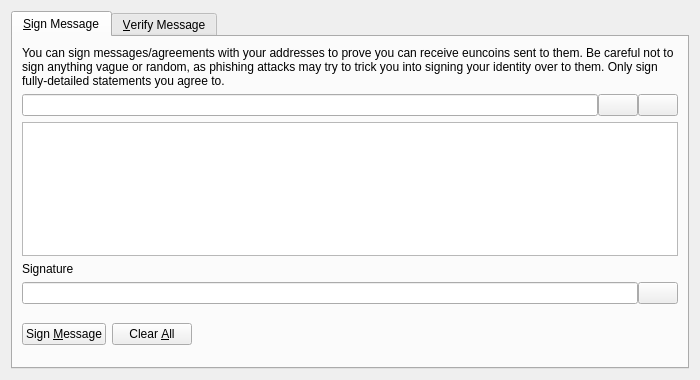
<?xml version="1.0" encoding="UTF-8"?>
<ui version="4.0">
 <class>SignVerifyMessageDialog</class>
 <widget class="QDialog" name="SignVerifyMessageDialog">
  <property name="geometry">
   <rect>
    <x>0</x>
    <y>0</y>
    <width>700</width>
    <height>380</height>
   </rect>
  </property>
  <property name="windowTitle">
   <string>Signatures - Sign / Verify a Message</string>
  </property>
  <property name="modal">
   <bool>true</bool>
  </property>
  <layout class="QVBoxLayout" name="verticalLayout">
   <item>
    <widget class="QTabWidget" name="tabWidget">
     <property name="currentIndex">
      <number>0</number>
     </property>
     <widget class="QWidget" name="tabSignMessage">
      <attribute name="title">
       <string>&amp;Sign Message</string>
      </attribute>
      <layout class="QVBoxLayout" name="verticalLayout_SM">
       <item>
        <widget class="QLabel" name="infoLabel_SM">
         <property name="text">
          <string>You can sign messages/agreements with your addresses to prove you can receive euncoins sent to them. Be careful not to sign anything vague or random, as phishing attacks may try to trick you into signing your identity over to them. Only sign fully-detailed statements you agree to.</string>
         </property>
         <property name="textFormat">
          <enum>Qt::PlainText</enum>
         </property>
         <property name="wordWrap">
          <bool>true</bool>
         </property>
        </widget>
       </item>
       <item>
        <layout class="QHBoxLayout" name="horizontalLayout_1_SM">
         <property name="spacing">
          <number>0</number>
         </property>
         <item>
          <widget class="QValidatedLineEdit" name="addressIn_SM">
           <property name="toolTip">
            <string>The Euncoin address to sign the message with</string>
           </property>
          </widget>
         </item>
         <item>
          <widget class="QPushButton" name="addressBookButton_SM">
           <property name="toolTip">
            <string>Choose previously used address</string>
           </property>
           <property name="text">
            <string/>
           </property>
           <property name="icon">
            <iconset resource="../bitcoin.qrc">
             <normaloff>:/icons/address-book</normaloff>:/icons/address-book</iconset>
           </property>
           <property name="shortcut">
            <string>Alt+A</string>
           </property>
           <property name="autoDefault">
            <bool>false</bool>
           </property>
          </widget>
         </item>
         <item>
          <widget class="QPushButton" name="pasteButton_SM">
           <property name="toolTip">
            <string>Paste address from clipboard</string>
           </property>
           <property name="text">
            <string/>
           </property>
           <property name="icon">
            <iconset resource="../bitcoin.qrc">
             <normaloff>:/icons/editpaste</normaloff>:/icons/editpaste</iconset>
           </property>
           <property name="shortcut">
            <string>Alt+P</string>
           </property>
           <property name="autoDefault">
            <bool>false</bool>
           </property>
          </widget>
         </item>
        </layout>
       </item>
       <item>
        <widget class="QPlainTextEdit" name="messageIn_SM">
         <property name="toolTip">
          <string>Enter the message you want to sign here</string>
         </property>
        </widget>
       </item>
       <item>
        <widget class="QLabel" name="signatureLabel_SM">
         <property name="text">
          <string>Signature</string>
         </property>
         <property name="textFormat">
          <enum>Qt::PlainText</enum>
         </property>
        </widget>
       </item>
       <item>
        <layout class="QHBoxLayout" name="horizontalLayout_2_SM">
         <property name="spacing">
          <number>0</number>
         </property>
         <item>
          <widget class="QLineEdit" name="signatureOut_SM">
           <property name="font">
            <font>
             <italic>true</italic>
            </font>
           </property>
           <property name="readOnly">
            <bool>true</bool>
           </property>
          </widget>
         </item>
         <item>
          <widget class="QPushButton" name="copySignatureButton_SM">
           <property name="toolTip">
            <string>Copy the current signature to the system clipboard</string>
           </property>
           <property name="text">
            <string/>
           </property>
           <property name="icon">
            <iconset resource="../bitcoin.qrc">
             <normaloff>:/icons/editcopy</normaloff>:/icons/editcopy</iconset>
           </property>
           <property name="autoDefault">
            <bool>false</bool>
           </property>
          </widget>
         </item>
        </layout>
       </item>
       <item>
        <layout class="QHBoxLayout" name="horizontalLayout_3_SM">
         <item>
          <widget class="QPushButton" name="signMessageButton_SM">
           <property name="toolTip">
            <string>Sign the message to prove you own this Euncoin address</string>
           </property>
           <property name="text">
            <string>Sign &amp;Message</string>
           </property>
           <property name="icon">
            <iconset resource="../bitcoin.qrc">
             <normaloff>:/icons/edit</normaloff>:/icons/edit</iconset>
           </property>
           <property name="autoDefault">
            <bool>false</bool>
           </property>
          </widget>
         </item>
         <item>
          <widget class="QPushButton" name="clearButton_SM">
           <property name="toolTip">
            <string>Reset all sign message fields</string>
           </property>
           <property name="text">
            <string>Clear &amp;All</string>
           </property>
           <property name="icon">
            <iconset resource="../bitcoin.qrc">
             <normaloff>:/icons/remove</normaloff>:/icons/remove</iconset>
           </property>
           <property name="autoDefault">
            <bool>false</bool>
           </property>
          </widget>
         </item>
         <item>
          <spacer name="horizontalSpacer_1_SM">
           <property name="orientation">
            <enum>Qt::Horizontal</enum>
           </property>
           <property name="sizeHint" stdset="0">
            <size>
             <width>40</width>
             <height>48</height>
            </size>
           </property>
          </spacer>
         </item>
         <item>
          <widget class="QLabel" name="statusLabel_SM">
           <property name="font">
            <font>
             <weight>75</weight>
             <bold>true</bold>
            </font>
           </property>
           <property name="text">
            <string/>
           </property>
           <property name="wordWrap">
            <bool>true</bool>
           </property>
          </widget>
         </item>
         <item>
          <spacer name="horizontalSpacer_2_SM">
           <property name="orientation">
            <enum>Qt::Horizontal</enum>
           </property>
           <property name="sizeHint" stdset="0">
            <size>
             <width>40</width>
             <height>48</height>
            </size>
           </property>
          </spacer>
         </item>
        </layout>
       </item>
      </layout>
     </widget>
     <widget class="QWidget" name="tabVerifyMessage">
      <attribute name="title">
       <string>&amp;Verify Message</string>
      </attribute>
      <layout class="QVBoxLayout" name="verticalLayout_VM">
       <item>
        <widget class="QLabel" name="infoLabel_VM">
         <property name="text">
          <string>Enter the receiver's address, message (ensure you copy line breaks, spaces, tabs, etc. exactly) and signature below to verify the message. Be careful not to read more into the signature than what is in the signed message itself, to avoid being tricked by a man-in-the-middle attack. Note that this only proves the signing party receives with the address, it cannot prove sendership of any transaction!</string>
         </property>
         <property name="textFormat">
          <enum>Qt::PlainText</enum>
         </property>
         <property name="alignment">
          <set>Qt::AlignLeading|Qt::AlignLeft|Qt::AlignTop</set>
         </property>
         <property name="wordWrap">
          <bool>true</bool>
         </property>
        </widget>
       </item>
       <item>
        <layout class="QHBoxLayout" name="horizontalLayout_1_VM">
         <property name="spacing">
          <number>0</number>
         </property>
         <item>
          <widget class="QValidatedLineEdit" name="addressIn_VM">
           <property name="toolTip">
            <string>The Euncoin address the message was signed with</string>
           </property>
          </widget>
         </item>
         <item>
          <widget class="QPushButton" name="addressBookButton_VM">
           <property name="toolTip">
            <string>Choose previously used address</string>
           </property>
           <property name="text">
            <string/>
           </property>
           <property name="icon">
            <iconset resource="../bitcoin.qrc">
             <normaloff>:/icons/address-book</normaloff>:/icons/address-book</iconset>
           </property>
           <property name="shortcut">
            <string>Alt+A</string>
           </property>
           <property name="autoDefault">
            <bool>false</bool>
           </property>
          </widget>
         </item>
        </layout>
       </item>
       <item>
        <widget class="QPlainTextEdit" name="messageIn_VM"/>
       </item>
       <item>
        <widget class="QValidatedLineEdit" name="signatureIn_VM"/>
       </item>
       <item>
        <layout class="QHBoxLayout" name="horizontalLayout_2_VM">
         <item>
          <widget class="QPushButton" name="verifyMessageButton_VM">
           <property name="toolTip">
            <string>Verify the message to ensure it was signed with the specified Euncoin address</string>
           </property>
           <property name="text">
            <string>Verify &amp;Message</string>
           </property>
           <property name="icon">
            <iconset resource="../bitcoin.qrc">
             <normaloff>:/icons/transaction_0</normaloff>:/icons/transaction_0</iconset>
           </property>
           <property name="autoDefault">
            <bool>false</bool>
           </property>
          </widget>
         </item>
         <item>
          <widget class="QPushButton" name="clearButton_VM">
           <property name="toolTip">
            <string>Reset all verify message fields</string>
           </property>
           <property name="text">
            <string>Clear &amp;All</string>
           </property>
           <property name="icon">
            <iconset resource="../bitcoin.qrc">
             <normaloff>:/icons/remove</normaloff>:/icons/remove</iconset>
           </property>
           <property name="autoDefault">
            <bool>false</bool>
           </property>
          </widget>
         </item>
         <item>
          <spacer name="horizontalSpacer_1_VM">
           <property name="orientation">
            <enum>Qt::Horizontal</enum>
           </property>
           <property name="sizeHint" stdset="0">
            <size>
             <width>40</width>
             <height>48</height>
            </size>
           </property>
          </spacer>
         </item>
         <item>
          <widget class="QLabel" name="statusLabel_VM">
           <property name="font">
            <font>
             <weight>75</weight>
             <bold>true</bold>
            </font>
           </property>
           <property name="text">
            <string/>
           </property>
           <property name="wordWrap">
            <bool>true</bool>
           </property>
          </widget>
         </item>
         <item>
          <spacer name="horizontalSpacer_2_VM">
           <property name="orientation">
            <enum>Qt::Horizontal</enum>
           </property>
           <property name="sizeHint" stdset="0">
            <size>
             <width>40</width>
             <height>48</height>
            </size>
           </property>
          </spacer>
         </item>
        </layout>
       </item>
      </layout>
     </widget>
    </widget>
   </item>
  </layout>
 </widget>
 <customwidgets>
  <customwidget>
   <class>QValidatedLineEdit</class>
   <extends>QLineEdit</extends>
   <header>qvalidatedlineedit.h</header>
  </customwidget>
 </customwidgets>
 <resources>
  <include location="../bitcoin.qrc"/>
 </resources>
 <connections/>
</ui>
